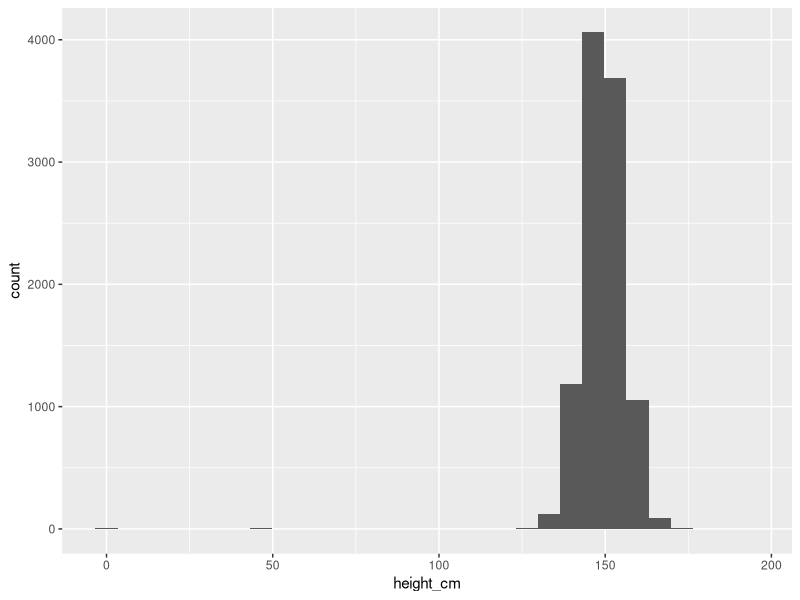
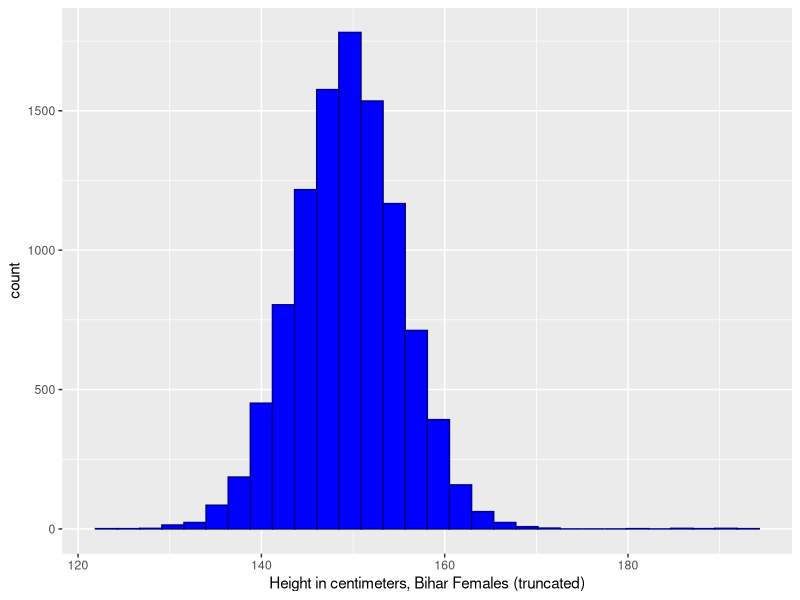
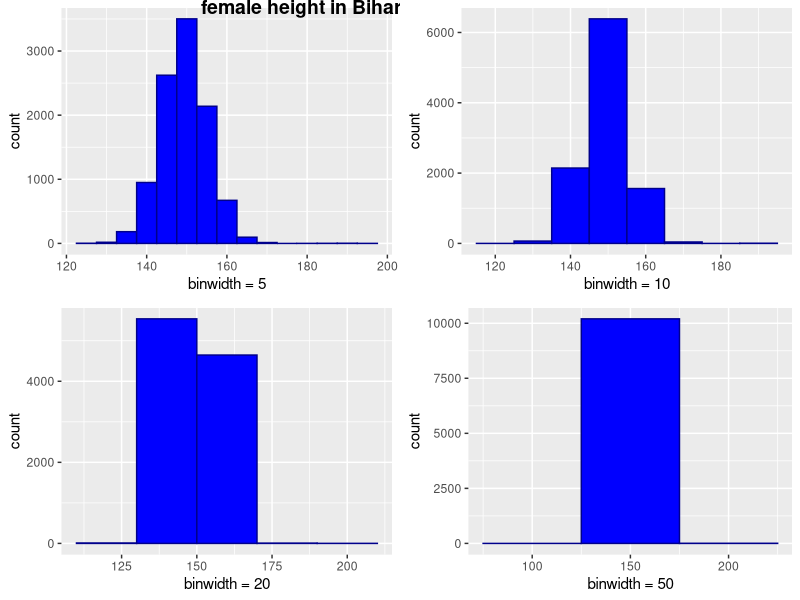
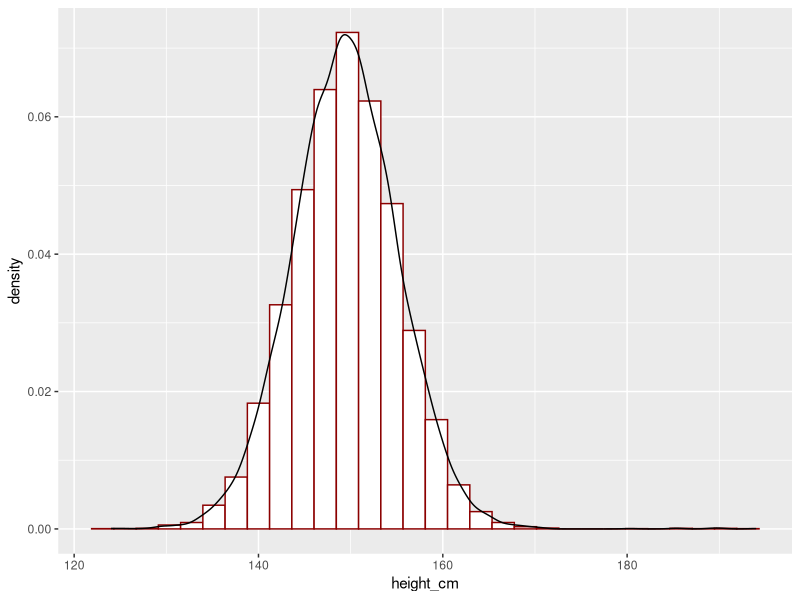
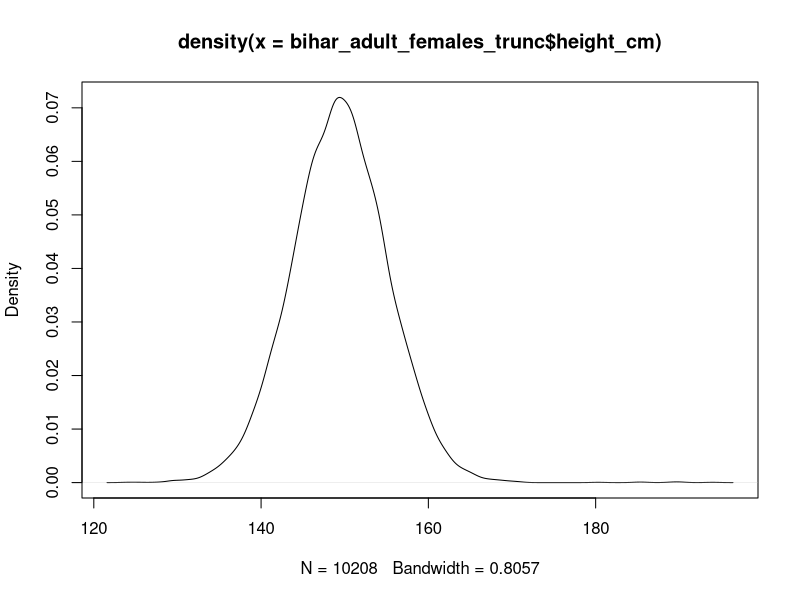
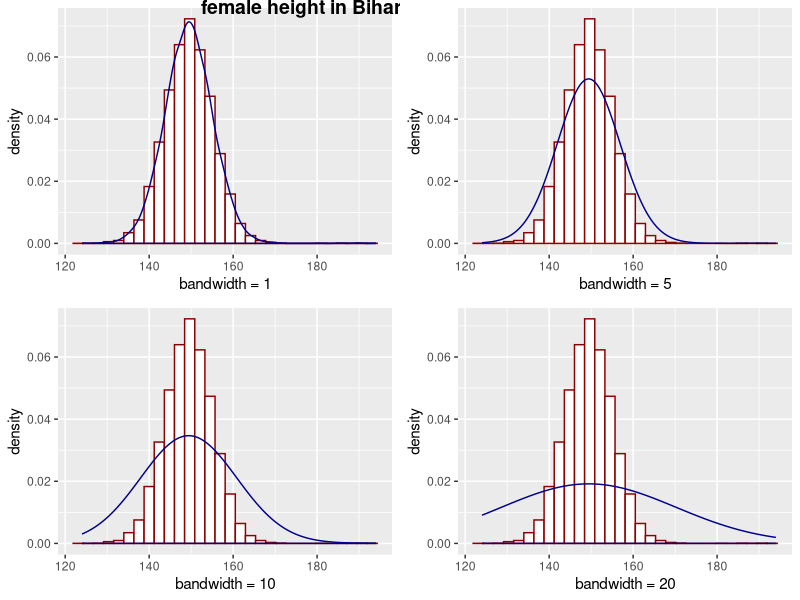
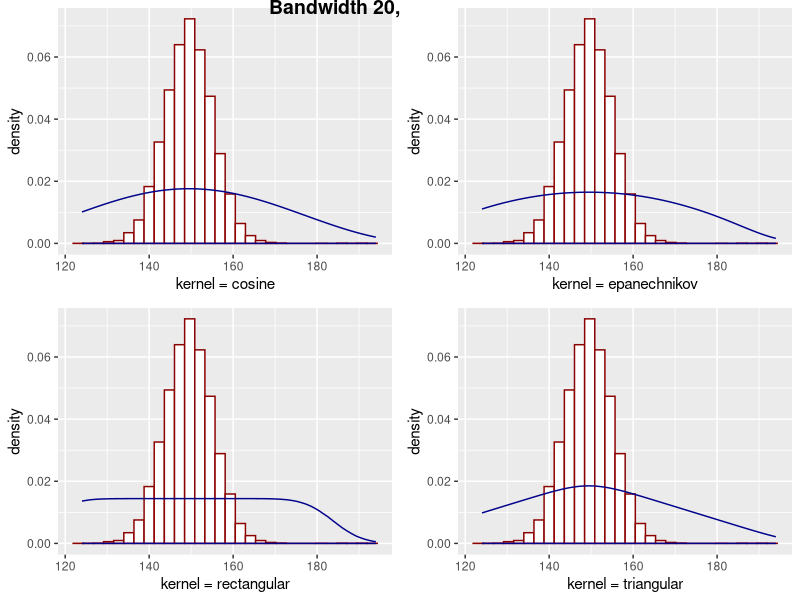
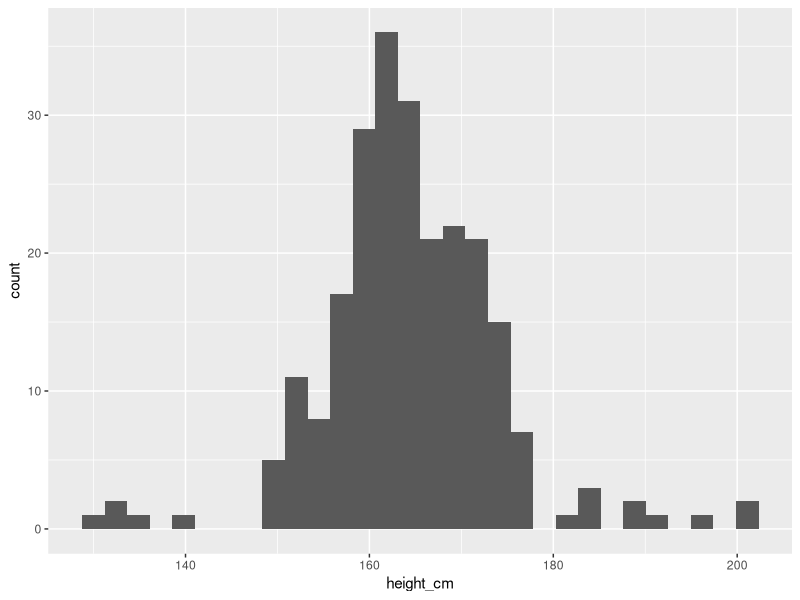

These charts were generated, in order, by the following R code:
## ---- chunk 1
library(ggplot2)
require(cowplot)
library(tidyverse)

bihar_data <- read_csv("./files/M3/Bihar.csv")

# keep the females
bihar_adult_females <- dplyr::filter(bihar_data, adult == 1, female == 1)

# take a look at our data
head(bihar_adult_females, 10)

# plot it
ggplot(bihar_adult_females, aes(height_cm)) + 
  geom_histogram()

# not very attractive, so lets tidy it up - there are some outliers close to 0 and 200 cm
bihar_adult_females_trunc <- dplyr::filter(bihar_adult_females, height_cm > 120, height_cm < 200)

# Plot again with colour and labels
ggplot(bihar_adult_females_trunc, aes(height_cm)) + 
  geom_histogram(fill = "blue", color = "darkblue") + 
  xlab("Height in centimeters, Bihar Females (truncated)")

## ---- chunk 2
Bihar1 <- ggplot(bihar_adult_females_trunc, aes(height_cm)) + 
  geom_histogram(fill = "blue",color = "darkblue", binwidth = 5) +
  xlab("binwidth = 5")

Bihar2 <- ggplot(bihar_adult_females_trunc, aes(height_cm)) + 
  geom_histogram(fill = "blue",color = "darkblue", binwidth = 10) +
  xlab("binwidth = 10")

Bihar3 <- ggplot(bihar_adult_females_trunc, aes(height_cm)) + 
  geom_histogram(fill = "blue",color = "darkblue", binwidth = 20) +
  xlab("binwidth = 20")

Bihar4 <- ggplot(bihar_adult_females_trunc, aes(height_cm)) + 
  geom_histogram(fill = "blue",color = "darkblue", binwidth = 50) +
  xlab("binwidth = 50")

plot_grid(Bihar1, Bihar2, Bihar3, Bihar4, labels="female height in Bihar", hjust = -1, vjust = 1)
# we could save the results to an image or a file using 
# ggsave("folder/bihargrid.pdf")
## ---- chunk 3
ggplot(bihar_adult_females_trunc, aes(height_cm)) + 
  geom_histogram(data = bihar_adult_females_trunc, aes(height_cm, ..density..), fill = "white", color = "darkred") +
  geom_density(kernel = "gaussian", aes(height_cm))
## ---- chunk 4
kde = density(bihar_adult_females_trunc$height_cm)
plot(kde)
## ---- chunk 5
Bihar5 <- ggplot(bihar_adult_females_trunc, aes(height_cm)) + 
  geom_histogram(data = bihar_adult_females_trunc, aes(height_cm, ..density..), fill = "white", color = "darkred") +
  stat_density(kernel = "gaussian", bw = 1, aes(height_cm), fill = NA, color = "darkblue") +
  xlab("bandwidth = 1")

Bihar6 <- ggplot(bihar_adult_females_trunc, aes(height_cm)) + 
  geom_histogram(data = bihar_adult_females_trunc, aes(height_cm, ..density..), fill = "white", color = "darkred") +
  geom_density(kernel = "gaussian", bw = 5, aes(height_cm), fill = NA, color = "darkblue") +
  xlab("bandwidth = 5")

Bihar7 <- ggplot(bihar_adult_females_trunc, aes(height_cm)) + 
  geom_histogram(data = bihar_adult_females_trunc, aes(height_cm, ..density..), fill = "white", color = "darkred") +
  stat_density(kernel = "gaussian", bw = 10, aes(height_cm), fill = NA, color = "darkblue") +
  xlab("bandwidth = 10")

Bihar8 <- ggplot(bihar_adult_females_trunc, aes(height_cm)) + 
  geom_histogram(data = bihar_adult_females_trunc, aes(height_cm, ..density..), fill = "white", color = "darkred") +
  stat_density(kernel = "gaussian", bw = 20, aes(height_cm), fill = NA, color = "darkblue") +
  xlab("bandwidth = 20")

plot_grid(Bihar5, Bihar6, Bihar7, Bihar8, labels="female height in Bihar", hjust = -1, vjust = 1)
## ---- chunk 6
Bihar9 <- ggplot(bihar_adult_females_trunc, aes(height_cm)) + 
  geom_histogram(data = bihar_adult_females_trunc, aes(height_cm, ..density..), fill = "white", color = "darkred") +
  stat_density(kernel = "cosine", bw = 20, aes(height_cm), fill = NA, color = "darkblue") +
  xlab("kernel = cosine")

Bihar10 <- ggplot(bihar_adult_females_trunc, aes(height_cm)) + 
  geom_histogram(data = bihar_adult_females_trunc, aes(height_cm, ..density..), fill = "white", color = "darkred") +
  stat_density(kernel = "epanechnikov", bw = 20, aes(height_cm), fill = NA, color = "darkblue") +
  xlab("kernel = epanechnikov")

Bihar11 <- ggplot(bihar_adult_females_trunc, aes(height_cm)) + 
  geom_histogram(data = bihar_adult_females_trunc, aes(height_cm, ..density..), fill = "white", color = "darkred") +
  stat_density(kernel = "rectangular", bw = 20, aes(height_cm), fill = NA, color = "darkblue") +
  xlab("kernel = rectangular")

Bihar12 <- ggplot(bihar_adult_females_trunc, aes(height_cm)) + 
  geom_histogram(data = bihar_adult_females_trunc, aes(height_cm, ..density..), fill = "white", color = "darkred") +
  stat_density(kernel = "triangular", bw = 20, aes(height_cm), fill = NA, color = "darkblue") +
  xlab("kernel = triangular")

plot_grid(Bihar9, Bihar10, Bihar11, Bihar12, labels="Bandwidth 20, varying kernel", hjust = -1, vjust = 1)
## ---- chunk 7
# load the US data 
library(dslabs)
data(heights)

# keep the females,remove sex column and convert to cm
US_adult_females <- dplyr::filter(heights, sex=='Female')
US_adult_females <- US_adult_females[-c(1)]
colnames(US_adult_females)[1] <- "height_cm"
US_adult_females <- cm(US_adult_females)

# take a look at our data
head(US_adult_females, 10)

# plot it
ggplot(US_adult_females, aes(height_cm)) + 
  geom_histogram()

# lets tidy it up as before - there are some outliers close to 0 and 200 cm
US_adult_females_trunc <- dplyr::filter(US_adult_females, height_cm > 120, height_cm < 200)

# Plot again with colour and labels
ggplot(US_adult_females_trunc, aes(height_cm)) + 
  geom_histogram(fill = "red", color = "darkred") + 
  xlab("Height in centimeters, US Females (truncated)")

# Let's plot both US and Bihar data on the same plot and tidy the code a little.  Note we don't need to aes() second time as the col is now the same name, so is applied to both since it is stated in the first line

# Density plot for both
ggplot(bihar_adult_females_trunc, aes(height_cm)) + 
  geom_density(color = "darkblue") +
  geom_density(data = US_adult_females_trunc, color = "darkred") + 
  xlab("Height in centimeters")

# Histogram for both
ggplot(bihar_adult_females_trunc, aes(height_cm)) + 
  geom_histogram(fill = "red", color = "darkred") +
  geom_histogram(data = US_adult_females_trunc, fill = "blue", color = "darkblue") + 
  xlab("Height in centimeters")

## ---- chunk 8
ggplot(bihar_adult_females_trunc, aes(height_cm)) + 
  stat_ecdf(color = "darkred") +
  stat_ecdf(data = US_adult_females_trunc, color = "darkblue") + 
  xlab("Height in centimeters")
## ---- chunk 9
# first we create a copy of our data with new column names, so they can be combined together and we can identify which is the releveant source
USH <- US_adult_females_trunc 
colnames(USH)[1] <- "US_Heights"
BiharH <- bihar_adult_females_trunc[,5]
colnames(BiharH)[1] <- "Bihar_Heights"

# Next we gather the data i.e. go from wide to long then combine these in a single data frame by adding the rows
USHG <- gather(USH)
BiharHG <- gather(BiharH)
combined <- rbind(USHG,BiharHG)

# Now we can create our plot

ggplot(combined) + 
  stat_ecdf(aes(value, colour = key)) +
  scale_colour_manual(values=c("darkblue", "darkred")) +
  xlab("Height in centimeters")
